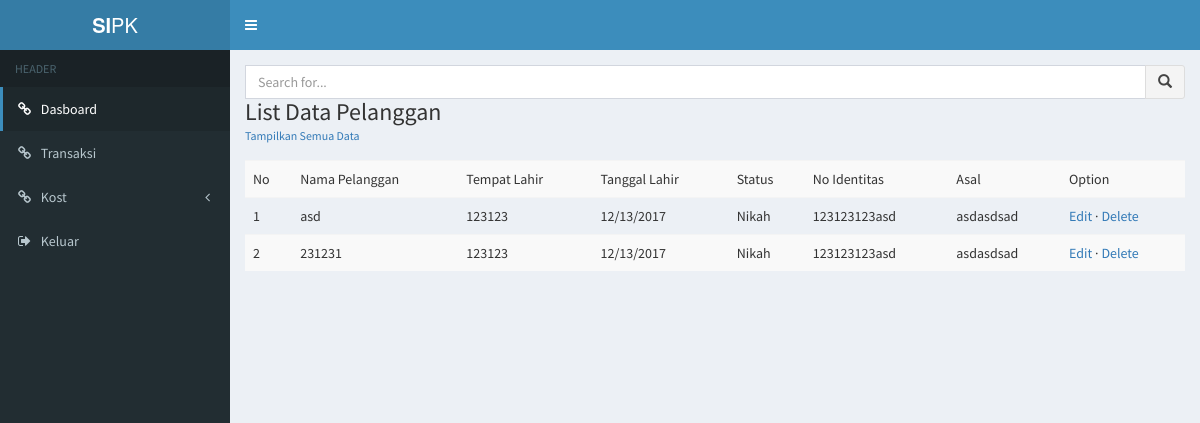
The app's page /tablepelanggan.php with its own data.
### tables this page shows
CREATE TABLE `tb_pelanggan` (
  `id_pelanggan` int(11) NOT NULL,
  `nama_pelanggan` varchar(15) NOT NULL,
  `tempat_lahir` varchar(15) DEFAULT NULL,
  `tanggal_lahir` varchar(20) DEFAULT NULL,
  `status` enum('Nikah','Belum Nikah') DEFAULT NULL,
  `no_identitas` varchar(20) DEFAULT NULL,
  `asal` varchar(15) DEFAULT NULL
);

### tablepelanggan.php (the view, shortened to what this page needs)
<!DOCTYPE html>
<html>
<head>
  <link rel="stylesheet" href="bower_components/bootstrap/dist/css/bootstrap.min.css">
  <link rel="stylesheet" href="bower_components/font-awesome/css/font-awesome.min.css">
  <link rel="stylesheet" href="bower_components/Ionicons/css/ionicons.min.css">
  <link rel="stylesheet" href="dist/css/AdminLTE.min.css">
  <link rel="stylesheet" href="dist/css/skins/skin-blue.min.css">
  <link rel="stylesheet" href="bower_components/bootstrap-datepicker/dist/css/bootstrap-datepicker.min.css">
</head>
<body class="hold-transition skin-blue sidebar-mini">
<div class="wrapper">
  <header class="main-header">
    <a href="http://localhost/SIPK/" class="logo">
      <span class="logo-lg"><b>SI</b>PK</span>
    </a>
    <nav class="navbar navbar-static-top" role="navigation">
      <a href="#" class="sidebar-toggle" data-toggle="push-menu" role="button">
      </a>
    </nav>
  </header>
  <aside class="main-sidebar">
  <section class="sidebar">
      <ul class="sidebar-menu" data-widget="tree">
        <li class="header">HEADER</li>
        <li class="active"><a href="http://localhost/SIPK"><i class="fa fa-link"></i> <span>Dasboard</span></a></li>
        <li><a href="transaksi.php"><i class="fa fa-link"></i> <span>Transaksi</span></a></li>
        <li class="treeview">
          <a href="#"><i class="fa fa-link"></i> <span>Kost</span>
            <span class="pull-right-container">
                <i class="fa fa-angle-left pull-right"></i>
              </span>
          </a>
        </li>
        <li><a href="proses/logout.php"><i class="fa fa-sign-out"></i> <span>Keluar</span></a></li>
      </ul>
    </section>
  </aside>
  <div class="content-wrapper">
    <section class="content-header">
      <?php if (isset($_GET['option']) && isset($_GET['id_pelanggan'])): ?>
        <?php
          if ($_GET['option'] == 'delete') {
            require_once "proses/connect.php";
            $id_pelanggan = $_GET['id_pelanggan'];
            $checkPelanggan = mysqli_query($connect, "SELECT * FROM tb_pelanggan WHERE id_pelanggan='$id_pelanggan'");
            if (mysqli_num_rows($checkPelanggan) > 0) {
              $deleteUser = mysqli_query($connect, "DELETE FROM tb_pelanggan WHERE id_pelanggan='$id_pelanggan'");
              if ($deleteUser) {
                echo 'Data Berhasil dihapus <a href="http://localhost/SIPK/tablepelanggan.php">Lihat Semua Data</a>';
              } else {
                echo "Gagal Menghapus Data Pelanggan";
              }
            } else {
              echo "ID PELANGGAN TIDAK DITEMUKAN";
            }
          }
        ?>
        <?php if ($_GET['option'] == "edit"): ?>
        <h1>
          Update Data Pelanggan
        </h1>
        <small><a href="http://localhost/SIPK/tablepelanggan.php">Lihat Semua Data</a></small>
      </section>
      <section class="content container-fluid">
        <div class="panel panel-default">
          <div class="panel-body">
            <?php
              require_once "proses/connect.php";
              $getIDPelanggan = mysqli_escape_string($connect, $_GET['id_pelanggan']);
              $getAllDataUser = mysqli_query($connect, "SELECT * FROM tb_pelanggan WHERE id_pelanggan='$getIDPelanggan'");
              if (mysqli_num_rows($getAllDataUser) > 0) {
                $row = mysqli_fetch_assoc($getAllDataUser);
                $id_pelanggan = $row['id_pelanggan'];
                $nama_pelanggan = $row['nama_pelanggan'];
                $tempat_lahir = $row['tempat_lahir'];
                $tanggal_lahir = $row['tanggal_lahir'];
                $status = $row['status'];
                $no_identitas = $row['no_identitas'];
                $asal = $row['asal'];
              }
            ?>
            <form role="form" action="proses/updatedatapelanggan.php" method="post">
              <?php if (isset($_GET['alert'])): ?>
                <?php if ($_GET['alert'] == "success"): ?>
                  <div class="alert alert-success">
                    Data Berhasil Dirubah
                  </div>
                <?php endif; ?>
                <?php if ($_GET['alert'] == "danger"): ?>
                  <div class="alert alert-danger">
                    Data Gagal Masuk
                  </div>
                <?php endif; ?>
                <?php if ($_GET['alert'] == "nonefields"): ?>
                  <div class="alert alert-danger">
                    Masih ada data yang kosong!
                  </div>
                <?php endif; ?>
              <?php endif; ?>
                <div class="box-body">
                  <input type="hidden" name="id_pelanggan" value="<?php echo $id_pelanggan; ?>">
                  <div class="form-group">
                    <label for="NamaPelanggan">Nama Pelanggan</label>
                    <input class="form-control" id="NamaPelanggan" name="nama_pelanggan" type="text" value="<?php echo $nama_pelanggan; ?>">
                  </div>
                  <div class="form-group">
                    <label for="TempatLahir">Tempat Lahir</label>
                    <input class="form-control" id="TempatLahir" name="tempat_lahir" type="text" value="<?php echo $tempat_lahir; ?>">
                  </div>
                  <div class="form-group">
                    <label for="TanggalLahir">Tanggal Lahir</label>
                    <input class="form-control" id="TanggalLahir" name="tanggal_lahir" type="text" data-provide="datepicker" value="<?php echo $tanggal_lahir; ?>">
                  </div>
                  <div class="form-group">
                    <label for="Status">Status</label>
                    <select class="form-control" id="Status" name="status">
                      <option value="">Pilih</option>
                      <option value="Nikah" <?php if($status == 'Nikah'){echo "selected";} ?>>Nikah</option>
                      <option value="Belum Nikah" <?php if($status == 'Belum Nikah'){echo 'selected="selected"';} ?>>Belum Nikah</option>
                    </select>
                  </div>
                  <div class="form-group">
                    <label for="NoIdentitas">No Identitas</label>
                    <input class="form-control" id="NoIdentitas" name="no_identitas" type="text" value="<?php echo $no_identitas; ?>">
                  </div>
                  <div class="form-group">
                    <label for="Asal">Asal</label>
                    <input class="form-control" id="Asal" name="asal" type="text" value="<?php echo $asal; ?>">
                  </div>
                <div class="box-footer">
                  <button type="submit" class="btn btn-primary">Submit</button>
                </div>
              </form>
          </div>
        </div>
        <?php endif; ?>
        <?php else: ?>
          <div class="pull-right">
            <form method="post" action="#" id="search_form">
              <div class="input-group">
                <input type="text" class="form-control" id="query_search" placeholder="Search for...">
                <span class="input-group-btn">
                  <button class="btn btn-default" type="submit"><i class="glyphicon glyphicon-search"></i></button>
                </span>
              </div>
            </form>
          </div>
          <h1>
            List Data Pelanggan
          </h1>
          <small><a href="http://localhost/SIPK/tablepelanggan.php">Tampilkan Semua Data</a></small>
        </section>
        <section class="content container-fluid">
          <?php if (isset($_GET['q'])): ?>
            <?php
              require_once "proses/connect.php";
              $query_search = mysqli_escape_string($connect, $_GET['q']);
              $getAllData = mysqli_query($connect, "SELECT * FROM tb_pelanggan WHERE nama_pelanggan LIKE '%$query_search%'");
              if (mysqli_num_rows($getAllData) > 0) {
              ?>
              <table class="table table-striped">
                <tr>
                  <td>No</td>
                  <td>Nama Pelanggan</td>
                  <td>Tempat Lahir</td>
                  <td>Tanggal Lahir</td>
                  <td>Status</td>
                  <td>No Identitas</td>
                  <td>Asal</td>
                </tr>
              <?php
                $i = 1;
                while ($row = mysqli_fetch_assoc($getAllData)) {
                  $nama_pelanggan = $row['nama_pelanggan'];
                  $tempat_lahir = $row['tempat_lahir'];
                  $tanggal_lahir = $row['tanggal_lahir'];
                  $status = $row['status'];
                  $no_identitas = $row['no_identitas'];
                  $asal = $row['asal'];
              ?>
              <tr>
                <td><?php echo $i++;?></td>
                <td><?php echo $nama_pelanggan; ?></td>
                <td><?php echo $tempat_lahir; ?></td>
                <td><?php echo $tanggal_lahir; ?></td>
                <td><?php echo $status; ?></td>
                <td><?php echo $no_identitas; ?></td>
                <td><?php echo $asal; ?></td>
              </tr>
            <?php
                }
              } else {
                echo "Tidak ada DATA";
              }
            ?>
            <?php else: ?>
              <?php
                require_once "proses/connect.php";
                $getAllData = mysqli_query($connect, "SELECT * FROM tb_pelanggan ORDER BY id_pelanggan DESC");
                if (mysqli_num_rows($getAllData) > 0) {
                ?>
                <table class="table table-striped">
                  <tr>
                    <td>No</td>
                    <td>Nama Pelanggan</td>
                    <td>Tempat Lahir</td>
                    <td>Tanggal Lahir</td>
                    <td>Status</td>
                    <td>No Identitas</td>
                    <td>Asal</td>
                    <td>Option</td>
                  </tr>
                <?php
                  $i = 1;
                  while ($row = mysqli_fetch_assoc($getAllData)) {
                    $id_pelanggan = $row['id_pelanggan'];
                    $nama_pelanggan = $row['nama_pelanggan'];
                    $tempat_lahir = $row['tempat_lahir'];
                    $tanggal_lahir = $row['tanggal_lahir'];
                    $status = $row['status'];
                    $no_identitas = $row['no_identitas'];
                    $asal = $row['asal'];
                ?>
                <tr>
                  <td><?php echo $i++;?></td>
                  <td><?php echo $nama_pelanggan; ?></td>
                  <td><?php echo $tempat_lahir; ?></td>
                  <td><?php echo $tanggal_lahir; ?></td>
                  <td><?php echo $status; ?></td>
                  <td><?php echo $no_identitas; ?></td>
                  <td><?php echo $asal; ?></td>
                  <td><a href="?option=edit&amp;id_pelanggan=<?php echo $id_pelanggan; ?>">Edit</a> &middot; <a href="#" class="link-delete" data-id="<?php echo $id_pelanggan;?>">Delete</a></td>
                </tr>
              <?php
                  }
                } else {
                  echo "Data Tidak Di Temukan";
                }
              ?>
          <?php endif; ?>
          </table>
      <?php endif; ?>
    </section>
</div>
</body>
</html>

### records on screen
tb_pelanggan: nama_pelanggan "asd", tempat_lahir "123123", tanggal_lahir "12/13/2017", status "Nikah", no_identitas "123123123asd", asal "asdasdsad"
tb_pelanggan: nama_pelanggan "231231", tempat_lahir "123123", tanggal_lahir "12/13/2017", status "Nikah", no_identitas "123123123asd", asal "asdasdsad"
